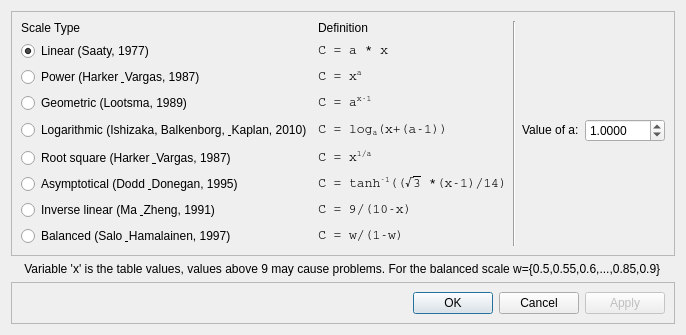
<?xml version="1.0" encoding="UTF-8"?>
<ui version="4.0">
 <class>ScaleSettings</class>
 <widget class="QDialog" name="ScaleSettings">
  <property name="geometry">
   <rect>
    <x>0</x>
    <y>0</y>
    <width>651</width>
    <height>287</height>
   </rect>
  </property>
  <property name="windowTitle">
   <string>Scale Settings</string>
  </property>
  <property name="locale">
   <locale language="English" country="UnitedStates"/>
  </property>
  <layout class="QVBoxLayout" name="verticalLayout">
   <item>
    <widget class="QFrame" name="frame">
     <property name="frameShape">
      <enum>QFrame::StyledPanel</enum>
     </property>
     <property name="frameShadow">
      <enum>QFrame::Sunken</enum>
     </property>
     <property name="lineWidth">
      <number>1</number>
     </property>
     <layout class="QGridLayout" name="gridLayout">
      <item row="4" column="0">
       <widget class="QRadioButton" name="radio_logarithmic">
        <property name="toolTip">
         <string>Select the type of the equation to be used</string>
        </property>
        <property name="statusTip">
         <string/>
        </property>
        <property name="text">
         <string>Logarithmic (Ishizaka, Balkenborg, &amp; Kaplan, 2010)</string>
        </property>
        <attribute name="buttonGroup">
         <string notr="true">scaleButtonGroup</string>
        </attribute>
       </widget>
      </item>
      <item row="5" column="0">
       <widget class="QRadioButton" name="radio_rootSquare">
        <property name="toolTip">
         <string>Select the type of the equation to be used</string>
        </property>
        <property name="statusTip">
         <string/>
        </property>
        <property name="text">
         <string>Root square (Harker &amp; Vargas, 1987)</string>
        </property>
        <attribute name="buttonGroup">
         <string notr="true">scaleButtonGroup</string>
        </attribute>
       </widget>
      </item>
      <item row="0" column="0">
       <widget class="QLabel" name="label">
        <property name="text">
         <string>Scale Type</string>
        </property>
        <property name="wordWrap">
         <bool>true</bool>
        </property>
       </widget>
      </item>
      <item row="1" column="0">
       <widget class="QRadioButton" name="radio_linear">
        <property name="toolTip">
         <string>Select the type of the equation to be used</string>
        </property>
        <property name="statusTip">
         <string/>
        </property>
        <property name="text">
         <string>Linear (Saaty, 1977)</string>
        </property>
        <property name="checked">
         <bool>true</bool>
        </property>
        <attribute name="buttonGroup">
         <string notr="true">scaleButtonGroup</string>
        </attribute>
       </widget>
      </item>
      <item row="2" column="0">
       <widget class="QRadioButton" name="radio_power">
        <property name="toolTip">
         <string>Select the type of the equation to be used</string>
        </property>
        <property name="statusTip">
         <string/>
        </property>
        <property name="text">
         <string>Power (Harker &amp; Vargas, 1987)</string>
        </property>
        <attribute name="buttonGroup">
         <string notr="true">scaleButtonGroup</string>
        </attribute>
       </widget>
      </item>
      <item row="3" column="0">
       <widget class="QRadioButton" name="radio_geometric">
        <property name="toolTip">
         <string>Select the type of the equation to be used</string>
        </property>
        <property name="statusTip">
         <string/>
        </property>
        <property name="text">
         <string>Geometric (Lootsma, 1989)</string>
        </property>
        <attribute name="buttonGroup">
         <string notr="true">scaleButtonGroup</string>
        </attribute>
       </widget>
      </item>
      <item row="0" column="1">
       <widget class="QLabel" name="label_2">
        <property name="text">
         <string>Definition</string>
        </property>
       </widget>
      </item>
      <item row="1" column="1">
       <widget class="QLabel" name="label_3">
        <property name="font">
         <font>
          <family>Courier</family>
         </font>
        </property>
        <property name="toolTip">
         <string>Equation defining the result</string>
        </property>
        <property name="text">
         <string>&lt;html&gt;&lt;head/&gt;&lt;body&gt;&lt;p&gt;&lt;span style=&quot; font-size:10pt;&quot;&gt;C = a * x&lt;/span&gt;&lt;/p&gt;&lt;/body&gt;&lt;/html&gt;</string>
        </property>
        <property name="textFormat">
         <enum>Qt::RichText</enum>
        </property>
       </widget>
      </item>
      <item row="2" column="1">
       <widget class="QLabel" name="label_4">
        <property name="font">
         <font>
          <family>Courier</family>
         </font>
        </property>
        <property name="toolTip">
         <string>Equation defining the result</string>
        </property>
        <property name="text">
         <string>&lt;html&gt;&lt;head/&gt;&lt;body&gt;&lt;p&gt;&lt;span style=&quot; font-size:10pt;&quot;&gt;C = x&lt;/span&gt;&lt;span style=&quot; font-size:10pt; vertical-align:super;&quot;&gt;a&lt;/span&gt;&lt;/p&gt;&lt;/body&gt;&lt;/html&gt;</string>
        </property>
       </widget>
      </item>
      <item row="3" column="1">
       <widget class="QLabel" name="label_5">
        <property name="font">
         <font>
          <family>Courier</family>
         </font>
        </property>
        <property name="toolTip">
         <string>Equation defining the result</string>
        </property>
        <property name="text">
         <string>&lt;html&gt;&lt;head/&gt;&lt;body&gt;&lt;p&gt;&lt;span style=&quot; font-size:10pt;&quot;&gt;C = a&lt;/span&gt;&lt;span style=&quot; font-size:10pt; vertical-align:super;&quot;&gt;x-1&lt;/span&gt;&lt;/p&gt;&lt;/body&gt;&lt;/html&gt;</string>
        </property>
       </widget>
      </item>
      <item row="4" column="1">
       <widget class="QLabel" name="label_6">
        <property name="font">
         <font>
          <family>Courier</family>
         </font>
        </property>
        <property name="toolTip">
         <string>Equation defining the result</string>
        </property>
        <property name="text">
         <string>&lt;html&gt;&lt;head/&gt;&lt;body&gt;&lt;p&gt;&lt;span style=&quot; font-size:10pt;&quot;&gt;C = log&lt;/span&gt;&lt;span style=&quot; font-size:10pt; vertical-align:sub;&quot;&gt;a&lt;/span&gt;&lt;span style=&quot; font-size:10pt;&quot;&gt;(x+(a-1))&lt;/span&gt;&lt;/p&gt;&lt;/body&gt;&lt;/html&gt;</string>
        </property>
       </widget>
      </item>
      <item row="5" column="1">
       <widget class="QLabel" name="label_7">
        <property name="font">
         <font>
          <family>Courier</family>
         </font>
        </property>
        <property name="toolTip">
         <string>Equation defining the result</string>
        </property>
        <property name="text">
         <string>&lt;html&gt;&lt;head/&gt;&lt;body&gt;&lt;p&gt;&lt;span style=&quot; font-size:10pt;&quot;&gt;C = x&lt;/span&gt;&lt;span style=&quot; font-size:10pt; vertical-align:super;&quot;&gt;1/a&lt;/span&gt;&lt;/p&gt;&lt;/body&gt;&lt;/html&gt;</string>
        </property>
       </widget>
      </item>
      <item row="6" column="0">
       <widget class="QRadioButton" name="radioButton">
        <property name="text">
         <string>Asymptotical (Dodd &amp; Donegan, 1995)</string>
        </property>
        <attribute name="buttonGroup">
         <string notr="true">scaleButtonGroup</string>
        </attribute>
       </widget>
      </item>
      <item row="7" column="0">
       <widget class="QRadioButton" name="radioButton_2">
        <property name="text">
         <string>Inverse linear (Ma &amp; Zheng, 1991)</string>
        </property>
        <attribute name="buttonGroup">
         <string notr="true">scaleButtonGroup</string>
        </attribute>
       </widget>
      </item>
      <item row="8" column="0">
       <widget class="QRadioButton" name="radioButton_3">
        <property name="text">
         <string>Balanced (Salo &amp; Hamalainen, 1997)</string>
        </property>
        <attribute name="buttonGroup">
         <string notr="true">scaleButtonGroup</string>
        </attribute>
       </widget>
      </item>
      <item row="0" column="2" rowspan="9">
       <widget class="Line" name="line">
        <property name="orientation">
         <enum>Qt::Vertical</enum>
        </property>
       </widget>
      </item>
      <item row="4" column="3">
       <widget class="QLabel" name="label_9">
        <property name="sizePolicy">
         <sizepolicy hsizetype="Fixed" vsizetype="Preferred">
          <horstretch>0</horstretch>
          <verstretch>0</verstretch>
         </sizepolicy>
        </property>
        <property name="toolTip">
         <string>This is the value used for the variable 'a' in the equations</string>
        </property>
        <property name="whatsThis">
         <string>This is the value used for the variable 'a' in the equations</string>
        </property>
        <property name="text">
         <string>&lt;html&gt;&lt;head/&gt;&lt;body&gt;&lt;p&gt;Value of a:&lt;/p&gt;&lt;/body&gt;&lt;/html&gt;</string>
        </property>
       </widget>
      </item>
      <item row="4" column="4">
       <widget class="QDoubleSpinBox" name="doubleSpinBox">
        <property name="sizePolicy">
         <sizepolicy hsizetype="Fixed" vsizetype="Fixed">
          <horstretch>0</horstretch>
          <verstretch>0</verstretch>
         </sizepolicy>
        </property>
        <property name="minimumSize">
         <size>
          <width>80</width>
          <height>0</height>
         </size>
        </property>
        <property name="toolTip">
         <string>This is the value used for the variable 'a' in the equations</string>
        </property>
        <property name="whatsThis">
         <string>This is the value used for the variable 'a' in the equations</string>
        </property>
        <property name="prefix">
         <string/>
        </property>
        <property name="decimals">
         <number>4</number>
        </property>
        <property name="minimum">
         <double>0.000100000000000</double>
        </property>
        <property name="maximum">
         <double>100.000000000000000</double>
        </property>
        <property name="value">
         <double>1.000000000000000</double>
        </property>
       </widget>
      </item>
      <item row="6" column="1">
       <widget class="QLabel" name="label_8">
        <property name="font">
         <font>
          <family>Courier</family>
          <pointsize>10</pointsize>
         </font>
        </property>
        <property name="text">
         <string>&lt;html&gt;&lt;head/&gt;&lt;body&gt;&lt;p&gt;C = tanh&lt;span style=&quot; vertical-align:super;&quot;&gt;-1&lt;/span&gt;((√&lt;span style=&quot; text-decoration: overline;&quot;&gt;3&lt;/span&gt; *(x-1)/14)&lt;/p&gt;&lt;/body&gt;&lt;/html&gt;</string>
        </property>
       </widget>
      </item>
      <item row="7" column="1">
       <widget class="QLabel" name="label_10">
        <property name="font">
         <font>
          <family>Courier</family>
          <pointsize>10</pointsize>
         </font>
        </property>
        <property name="text">
         <string>&lt;html&gt;&lt;head/&gt;&lt;body&gt;&lt;p&gt;&lt;span style=&quot; font-size:10pt;&quot;&gt;C = 9/(10-x)&lt;/span&gt;&lt;/p&gt;&lt;/body&gt;&lt;/html&gt;</string>
        </property>
       </widget>
      </item>
      <item row="8" column="1">
       <widget class="QLabel" name="label_11">
        <property name="font">
         <font>
          <family>Courier</family>
          <pointsize>10</pointsize>
         </font>
        </property>
        <property name="text">
         <string>&lt;html&gt;&lt;head/&gt;&lt;body&gt;&lt;p&gt;C = w/(1-w)&lt;/p&gt;&lt;/body&gt;&lt;/html&gt;</string>
        </property>
       </widget>
      </item>
     </layout>
    </widget>
   </item>
   <item>
    <widget class="QLabel" name="label_12">
     <property name="text">
      <string>    Variable 'x' is the table values, values above 9 may cause problems. For the balanced scale w={0.5,0.55,0.6,...,0.85,0.9}</string>
     </property>
    </widget>
   </item>
   <item>
    <widget class="QFrame" name="frame_2">
     <property name="maximumSize">
      <size>
       <width>16777215</width>
       <height>43</height>
      </size>
     </property>
     <property name="frameShape">
      <enum>QFrame::StyledPanel</enum>
     </property>
     <property name="frameShadow">
      <enum>QFrame::Raised</enum>
     </property>
     <layout class="QHBoxLayout" name="horizontalLayout">
      <item>
       <spacer name="horizontalSpacer">
        <property name="orientation">
         <enum>Qt::Horizontal</enum>
        </property>
        <property name="sizeHint" stdset="0">
         <size>
          <width>40</width>
          <height>20</height>
         </size>
        </property>
       </spacer>
      </item>
      <item>
       <widget class="QPushButton" name="okBtn">
        <property name="text">
         <string>OK</string>
        </property>
       </widget>
      </item>
      <item>
       <widget class="QPushButton" name="cancelBtn">
        <property name="text">
         <string>Cancel</string>
        </property>
       </widget>
      </item>
      <item>
       <widget class="QPushButton" name="applyBtn">
        <property name="enabled">
         <bool>false</bool>
        </property>
        <property name="text">
         <string>Apply</string>
        </property>
        <property name="default">
         <bool>false</bool>
        </property>
        <property name="flat">
         <bool>false</bool>
        </property>
       </widget>
      </item>
     </layout>
    </widget>
   </item>
  </layout>
 </widget>
 <resources/>
 <connections/>
 <buttongroups>
  <buttongroup name="scaleButtonGroup"/>
 </buttongroups>
</ui>
